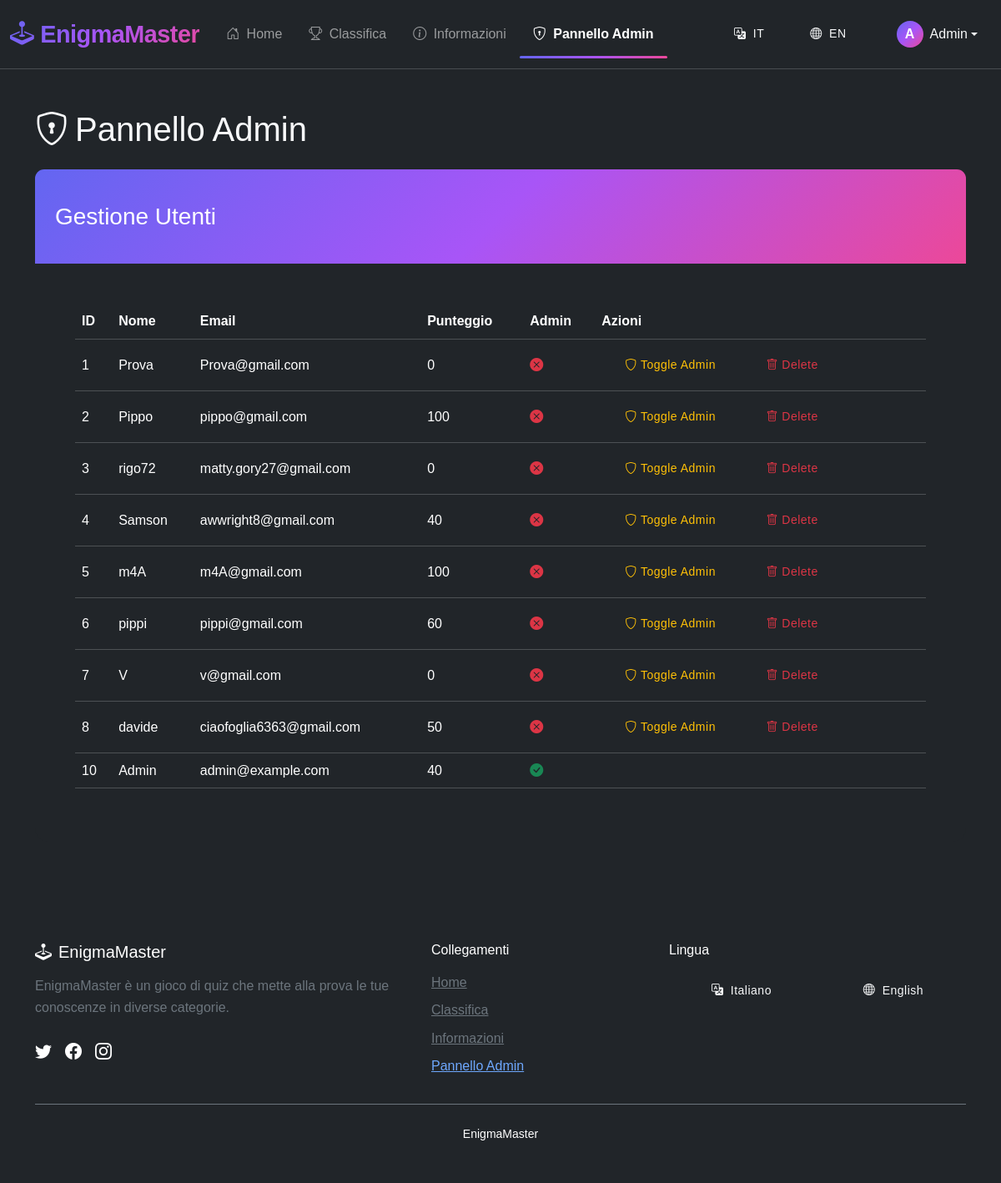
The page /admin.php (signed in) on the database its author committed.
### tables this page shows
CREATE TABLE utenti (
    id INT AUTO_INCREMENT PRIMARY KEY,
    nome VARCHAR(100) NOT NULL,
    email VARCHAR(150) UNIQUE NOT NULL,
    password VARCHAR(255) NOT NULL,
    is_admin BOOLEAN DEFAULT FALSE,
    data_reg TIMESTAMP DEFAULT CURRENT_TIMESTAMP
);

### admin.php (the view, shortened to what this page needs)
<?php
include 'config.php';
$language = $_SESSION['lang'] ?? 'it';
?>
<!DOCTYPE html>
<html lang="<?= $language ?>" data-bs-theme="dark">
<head>
    <link href="https://cdn.jsdelivr.net/npm/bootstrap@5.3.2/dist/css/bootstrap.min.css" rel="stylesheet">
    <link rel="stylesheet" href="https://cdn.jsdelivr.net/npm/bootstrap-icons@1.11.1/font/bootstrap-icons.css">
    <link rel="stylesheet" href="./css/style.css">
</head>
<body class="d-flex flex-column min-vh-100 bg-dark text-light">
<?php include 'components/navbar.php'; ?>
<main class="container py-5">
    <div class="row">
        <div class="col-12">
            <h1 class="mb-4"><i class="bi bi-shield-lock me-2"></i><?= $lang['admin_panel'] ?></h1>
            <div class="card bg-dark border-primary mb-4">
                <div class="card-header bg-primary">
                    <h3 class="mb-0"><?= $lang['user_management'] ?></h3>
                </div>
                <div class="card-body">
                    <div class="table-responsive">
                        <table class="table table-dark table-hover align-middle">
                            <thead>
                                <tr>
                                    <th>ID</th>
                                    <th><?= $lang['name'] ?></th>
                                    <th>Email</th>
                                    <th><?= $lang['score'] ?></th>
                                    <th>Admin</th>
                                    <th><?= $lang['actions'] ?></th>
                                </tr>
                            </thead>
                            <tbody>
                            <?php
                            $query = "
                                SELECT u.id, u.nome, u.email, COALESCE(l.punteggio, 0) AS punteggio, u.is_admin
                                FROM utenti u
                                LEFT JOIN leaderboard l ON u.id = l.utente_id
                                ORDER BY u.id
                            ";
                            $users = $conn->query($query);
                            while ($user = $users->fetch_assoc()):
                            ?>
                                <tr>
                                    <td><?= $user['id'] ?></td>
                                    <td><?= htmlspecialchars($user['nome']) ?></td>
                                    <td><?= htmlspecialchars($user['email']) ?></td>
                                    <td><?= $user['punteggio'] ?></td>
                                    <td>
                                        <?= $user['is_admin']
                                            ? '<i class="bi bi-check-circle-fill text-success"></i>'
                                            : '<i class="bi bi-x-circle-fill text-danger"></i>' ?>
                                    </td>
                                    <td>
                                        <?php if ($user['id'] != $_SESSION['utente_id']): ?>
                                            <a href="admin_action.php?action=toggle_admin&user_id=<?= $user['id'] ?>" class="btn btn-sm btn-outline-warning">
                                                <i class="bi bi-shield"></i> Toggle Admin
                                            </a>
                                            <a href="admin_action.php?action=delete&user_id=<?= $user['id'] ?>" class="btn btn-sm btn-outline-danger" onclick="return confirm('<?= $lang['confirm_delete'] ?>')">
                                                <i class="bi bi-trash"></i> Delete
                                            </a>
                                        <?php endif; ?>
                                    </td>
                                </tr>
                            <?php endwhile; ?>
                            </tbody>
                        </table>
                    </div>
                </div>
            </div>
        </div>
    </div>
</main>
<?php include 'components/footer.php'; ?>
</body>
</html>

### css/style.css (style rules this page uses)
:root { --bs-primary: #6366f1; --bs-primary-rgb: 99, 102, 241; --bs-primary-hover: #4f46e5; --bs-secondary: #94a3b8; --bs-dark: #1e293b; --bs-light: #f8fafc; --bs-gradient: linear-gradient(135deg, #6366f1 0%, #a855f7 50%, #ec4899 100%); --bs-glass-bg: rgba(255, 255, 255, 0.85); --bs-glass-border: rgba(255, 255, 255, 0.18); --bs-border-radius: 12px; --bs-border-radius-lg: 16px; --bs-border-radius-sm: 8px; --bs-box-shadow: 0 4px 6px -1px rgba(0,0,0,0.1); --bs-box-shadow-lg: 0 10px 15px -3px rgba(0,0,0,0.1); }
body { font-family: 'Poppins', sans-serif; background-color: var(--bs-light); color: var(--bs-dark); min-height: 100vh; display: flex; flex-direction: column; line-height: 1.6; }
.btn { --bs-btn-border-radius: var(--bs-border-radius-sm); --bs-btn-font-weight: 500; --bs-btn-padding-x: 1.75rem; --bs-btn-padding-y: 0.75rem; --bs-btn-transition: all 0.3s cubic-bezier(0.4, 0, 0.2, 1); letter-spacing: 0.5px; border: none; }
.card { --bs-card-border-radius: var(--bs-border-radius-lg); --bs-card-border-width: 0; --bs-card-box-shadow: var(--bs-box-shadow-lg); --bs-card-cap-padding-y: 2.5rem; --bs-card-cap-padding-x: 1.5rem; --bs-card-spacer-y: 3rem; --bs-card-spacer-x: 3rem; transition: transform 0.3s ease, box-shadow 0.3s ease; }
.card-header { background: var(--bs-gradient) !important; color: white !important; border-bottom: none !important; }

### rows shown on the page
utenti: id "1", nome "Prova", email "Prova@gmail.com", punteggio "0", is_admin 0 (drawn)
utenti: id "2", nome "Pippo", email "pippo@gmail.com", punteggio "100", is_admin 0 (drawn)
utenti: id "3", nome "rigo72", email "matty.gory27@gmail.com", punteggio "0", is_admin 0 (drawn)
utenti: id "4", nome "Samson", email "awwright8@gmail.com", punteggio "40", is_admin 0 (drawn)
utenti: id "5", nome "m4A", email "m4A@gmail.com", punteggio "100", is_admin 0 (drawn)
utenti: id "6", nome "pippi", email "pippi@gmail.com", punteggio "60", is_admin 0 (drawn)
utenti: id "7", nome "V", email "v@gmail.com", punteggio "0", is_admin 0 (drawn)
utenti: id "8", nome "davide", email "ciaofoglia6363@gmail.com", punteggio "50", is_admin 0 (drawn)
utenti: id "10", nome "Admin", email "admin@example.com", punteggio "40", is_admin 1 (drawn)

### other values the page prints
$lang['home'] "Home"
$lang['leaderboard'] "Classifica"
$lang['information'] "Informazioni"
$lang['admin_panel'] "Pannello Admin"
substr(htmlspecialchars($_SESSION['nome']), 0, 1) "A"
$_SESSION['nome'] "Admin"
$lang['user_management'] "Gestione Utenti"
$lang['name'] "Nome"
$lang['score'] "Punteggio"
$lang['actions'] "Azioni"
$lang['game_description'] "EnigmaMaster è un gioco di quiz che mette alla prova le tue conoscenze in diverse categorie."
$lang['links'] "Collegamenti"
$lang['language'] "Lingua"
